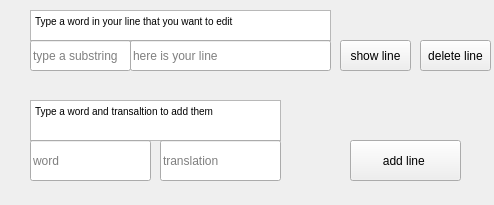
<?xml version="1.0" encoding="UTF-8"?>
<ui version="4.0">
 <class>edit</class>
 <widget class="QWidget" name="edit">
  <property name="geometry">
   <rect>
    <x>0</x>
    <y>0</y>
    <width>494</width>
    <height>205</height>
   </rect>
  </property>
  <property name="windowTitle">
   <string>Form</string>
  </property>
  <widget class="QTextBrowser" name="textBrowser">
   <property name="geometry">
    <rect>
     <x>30</x>
     <y>10</y>
     <width>301</width>
     <height>31</height>
    </rect>
   </property>
   <property name="html">
    <string>&lt;!DOCTYPE HTML PUBLIC &quot;-//W3C//DTD HTML 4.0//EN&quot; &quot;http://www.w3.org/TR/REC-html40/strict.dtd&quot;&gt;
&lt;html&gt;&lt;head&gt;&lt;meta name=&quot;qrichtext&quot; content=&quot;1&quot; /&gt;&lt;style type=&quot;text/css&quot;&gt;
p, li { white-space: pre-wrap; }
&lt;/style&gt;&lt;/head&gt;&lt;body style=&quot; font-family:'MS Shell Dlg 2'; font-size:7.8pt; font-weight:400; font-style:normal;&quot;&gt;
&lt;p style=&quot; margin-top:0px; margin-bottom:0px; margin-left:0px; margin-right:0px; -qt-block-indent:0; text-indent:0px;&quot;&gt;&lt;span style=&quot; font-family:'MS Shell Dlg 2';&quot;&gt;Type a word in your line that you want to edit&lt;/span&gt;&lt;/p&gt;&lt;/body&gt;&lt;/html&gt;</string>
   </property>
  </widget>
  <widget class="QPushButton" name="showline">
   <property name="geometry">
    <rect>
     <x>340</x>
     <y>40</y>
     <width>71</width>
     <height>31</height>
    </rect>
   </property>
   <property name="text">
    <string>show line</string>
   </property>
  </widget>
  <widget class="QPushButton" name="addline">
   <property name="geometry">
    <rect>
     <x>350</x>
     <y>140</y>
     <width>111</width>
     <height>41</height>
    </rect>
   </property>
   <property name="text">
    <string>add line </string>
   </property>
  </widget>
  <widget class="QTextBrowser" name="textBrowser_2">
   <property name="geometry">
    <rect>
     <x>30</x>
     <y>100</y>
     <width>251</width>
     <height>41</height>
    </rect>
   </property>
   <property name="html">
    <string>&lt;!DOCTYPE HTML PUBLIC &quot;-//W3C//DTD HTML 4.0//EN&quot; &quot;http://www.w3.org/TR/REC-html40/strict.dtd&quot;&gt;
&lt;html&gt;&lt;head&gt;&lt;meta name=&quot;qrichtext&quot; content=&quot;1&quot; /&gt;&lt;style type=&quot;text/css&quot;&gt;
p, li { white-space: pre-wrap; }
&lt;/style&gt;&lt;/head&gt;&lt;body style=&quot; font-family:'MS Shell Dlg 2'; font-size:7.8pt; font-weight:400; font-style:normal;&quot;&gt;
&lt;p style=&quot; margin-top:0px; margin-bottom:0px; margin-left:0px; margin-right:0px; -qt-block-indent:0; text-indent:0px;&quot;&gt;&lt;span style=&quot; font-family:'MS Shell Dlg 2';&quot;&gt;Type a word and transaltion to add them&lt;/span&gt;&lt;/p&gt;&lt;/body&gt;&lt;/html&gt;</string>
   </property>
  </widget>
  <widget class="QLineEdit" name="lineEdit">
   <property name="geometry">
    <rect>
     <x>30</x>
     <y>40</y>
     <width>101</width>
     <height>31</height>
    </rect>
   </property>
   <property name="text">
    <string/>
   </property>
   <property name="placeholderText">
    <string>type a substring</string>
   </property>
  </widget>
  <widget class="QLineEdit" name="lineEdit_3">
   <property name="geometry">
    <rect>
     <x>30</x>
     <y>140</y>
     <width>121</width>
     <height>41</height>
    </rect>
   </property>
   <property name="placeholderText">
    <string>word</string>
   </property>
  </widget>
  <widget class="QLineEdit" name="lineEdit_4">
   <property name="geometry">
    <rect>
     <x>160</x>
     <y>140</y>
     <width>121</width>
     <height>41</height>
    </rect>
   </property>
   <property name="placeholderText">
    <string>translation</string>
   </property>
  </widget>
  <widget class="QLineEdit" name="lineEdit_2">
   <property name="geometry">
    <rect>
     <x>130</x>
     <y>40</y>
     <width>201</width>
     <height>31</height>
    </rect>
   </property>
   <property name="placeholderText">
    <string>here is your line</string>
   </property>
  </widget>
  <widget class="QPushButton" name="deleteline">
   <property name="geometry">
    <rect>
     <x>420</x>
     <y>40</y>
     <width>71</width>
     <height>31</height>
    </rect>
   </property>
   <property name="text">
    <string>delete line</string>
   </property>
  </widget>
 </widget>
 <resources/>
 <connections/>
</ui>
